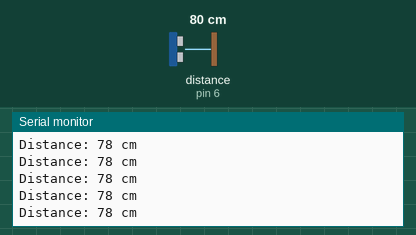
Simulated run of this sketch. Board: Arduino Leonardo, built with avr-gcc and run on an emulated ATmega32U4. Shown: the last lines printed to the serial monitor. Wiring (inferred from the names in the program): ultrasonic range finder: trigger pin 5; echo pin 6. Inputs (shaded band) come from the test bench; at power-on: distance to the obstacle (sensor on pin 6) 80 cm. The echo pulse lasts 58.3 µs per cm.

Above: at 1.2 s.
1.3 s: distance to the obstacle (sensor on pin 6) set to 2 cm
At 1.35 s:
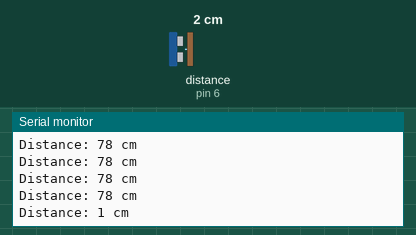
2.8 s: distance to the obstacle (sensor on pin 6) set to 4 cm
At 2.83 s:
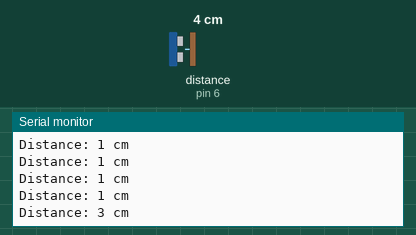
Timing chart, 0 to 5.8 s (numbered marks = the images above; inputs shaded):
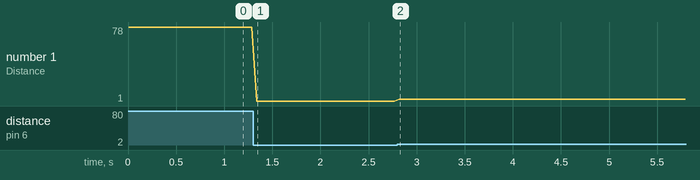

The sketch:

ultrasonic_MIDI.ino
```cpp
#include <MIDIUSB.h>

const int trigPin = 5; // Trigger pin of ultrasonic sensor
const int echoPin = 6; // Echo pin of ultrasonic sensor

const int MIN_DISTANCE = 5; // Minimum distance in cm
const int MAX_DISTANCE = 50; // Maximum distance in cm

int prevNote = -1; // Previous note played (-1 means no note)
bool notePlaying = false; // Flag to track if a note is currently playing

void setup() {
  // Initialize serial communication for debugging
  Serial.begin(9600);

  // Set ultrasonic sensor pins
  pinMode(trigPin, OUTPUT);
  pinMode(echoPin, INPUT);
}

void loop() {
  int duration, distance;

  // Clear the trigger pin
  digitalWrite(trigPin, LOW);
  delayMicroseconds(2);

  // Send a 10 microsecond pulse to trigger the sensor
  digitalWrite(trigPin, HIGH);
  delayMicroseconds(10);
  digitalWrite(trigPin, LOW);

  // Measure the echo duration in microseconds
  duration = pulseIn(echoPin, HIGH);

  // Calculate the distance in centimeters
  distance = duration * 0.034 / 2;

  // Ensure the distance is within the specified range
  if (distance >= MIN_DISTANCE && distance <= MAX_DISTANCE) {
    // Map the distance to MIDI note values (adjust as needed)
    int note = map(distance, MIN_DISTANCE, MAX_DISTANCE, 60,84);

    // Check if the note is different from the previous note
    if (note != prevNote || !notePlaying) {
      // Send MIDI note off for the previous note if it was playing
      if (notePlaying) {
        noteOff(1, prevNote, 0); // Velocity 0, channel 1
          MidiUSB.flush();
        notePlaying = false; // Update note playing state
      }
      // Send MIDI note on for the current note
      noteOn(1, note, 127); // Velocity 127, channel 1
        MidiUSB.flush();
      prevNote = note; // Update previous note
      notePlaying = true; // Update note playing state
    }
  } else {
    // If distance is out of range, turn off the previous note if it was playing
    if (notePlaying) {
      noteOff(1, prevNote, 0); // Velocity 0, channel 1
        MidiUSB.flush();
      notePlaying = false; // Update note playing state
    }
  }

  // Print the distance for debugging
  Serial.print("Distance: ");
  Serial.print(distance);
  Serial.println(" cm");

  // Add a delay before the next measurement
  delay(50);
}

//------------------------------------------------------------------------------------------------------//
void noteOn(byte channel, byte pitch, byte velocity) {
  midiEventPacket_t noteOn = {0x09, 0x90 | channel, pitch, velocity};
  MidiUSB.sendMIDI(noteOn);
}

void noteOff(byte channel, byte pitch, byte velocity) {
  midiEventPacket_t noteOff = {0x08, 0x80 | channel, pitch, velocity};
  MidiUSB.sendMIDI(noteOff);
}
```

Measured:
- after the input at 1.3 s, the serial monitor: prints a new line at once (image 1)
- after the input at 2.8 s, the serial monitor: prints a new line at once (image 2)
- plotted number 1: 78 → 1 after the input at 1.3 s, 1 → 3 after the input at 2.8 s
